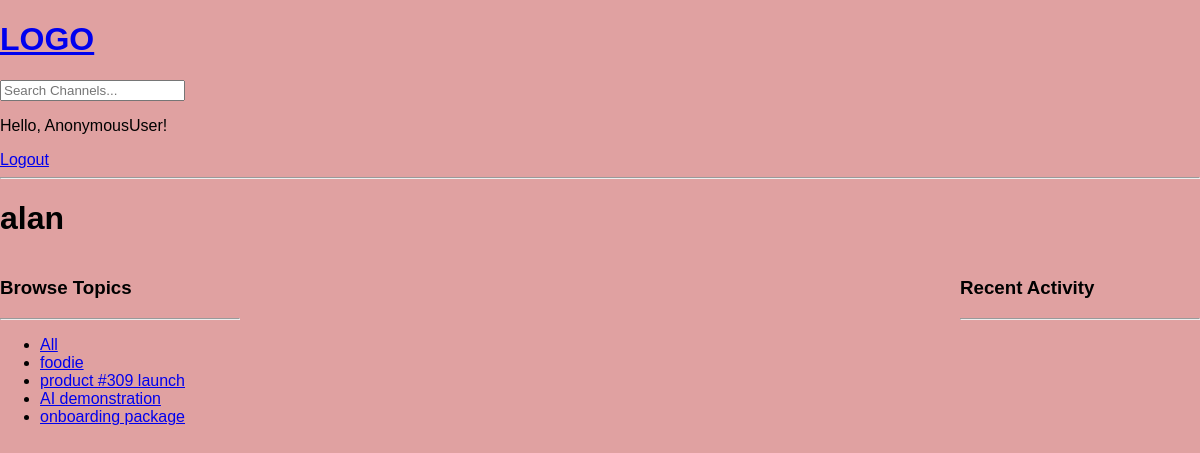
The page /profile/7/ on the database as committed earlier.
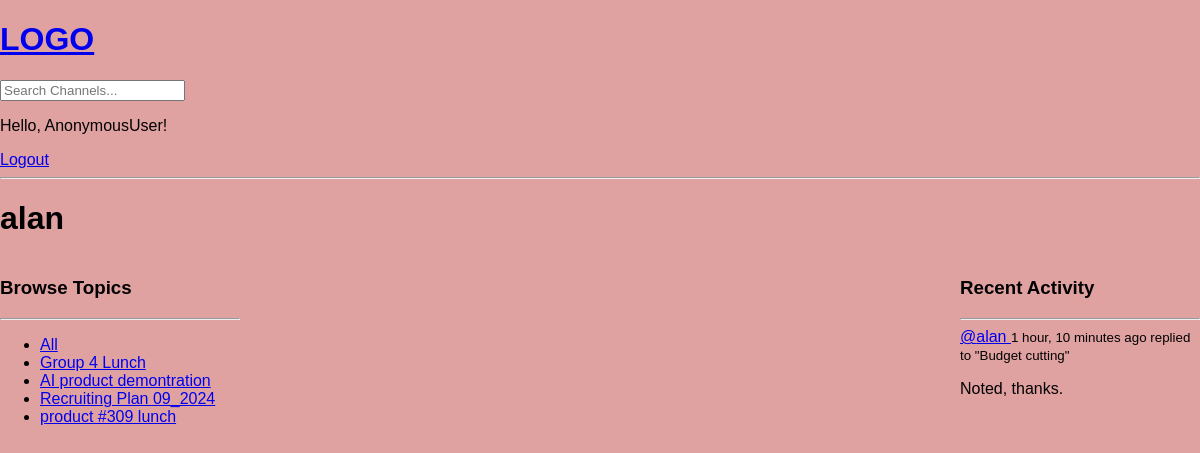
The same page on the database as committed later.
### core/models.py (models this page shows, shortened)
class Topic(models.Model):
    name = models.CharField(max_length=160)

class Message(models.Model):
    user = models.ForeignKey('auth.User', on_delete=models.CASCADE)
    channel = models.ForeignKey(Channel, on_delete=models.CASCADE)
    body = models.TextField()
    updated = models.DateTimeField(auto_now=True)
    created = models.DateTimeField(auto_now_add=True)
    class Meta:
        ordering = ['-updated', '-created']
    def __str__(self):
        return self.body[:50]

class Channel(models.Model):
    host = models.ForeignKey(User, on_delete=models.CASCADE, null=True)
    topic = models.ForeignKey(Topic, on_delete=models.SET_NULL, null=True)
    name = models.CharField(max_length=160)
    description = models.TextField(blank=True, null=True)
    participants = models.ManyToManyField(
        User, related_name='participants', blank=True)
    updated = models.DateTimeField(auto_now=True)
    created = models.DateTimeField(auto_now_add=True)
    class Meta:
        ordering = ['-updated', '-created']

### core/views.py (the view)
# urls.py: path('profile/<str:pk>/', views.userProfile, name='user-profile'),
def userProfile(request, pk):
    user = User.objects.get(id=pk)
    channels = user.channel_set.all()
    channel_messages = user.message_set.all()
    topics = Topic.objects.all()
    context = {'user': user, 'channels': channels,
               'channel_messages': channel_messages, 'topics': topics}
    return render(request, 'core/profile.html', context)

### core/templates/core/profile.html (shortened to what this page needs)
{% extends 'main.html' %}
{% block content %}
<h1>{{ user.username }}</h1>
<div class="profile-container">
    <div>
        {% include 'core/topic_component.html' %}
    </div>
    <div>
    </div>
    <div>
        {% include 'core/activity_component.html' %}
    </div>
</div>
{% endblock content %}

### core/templates/core/topic_component.html
<h3>Browse Topics</h3>
<hr>
<ul>
    <li>
        <a href="{% url 'home' %}">All</a>
    </li>
    {% for topic in topics %}
    <li>
        <a href="{% url 'home' %}?q={{topic.name}}">{{topic.name}}</a>
    </li>
    {% endfor %}

### core/templates/core/activity_component.html (shortened to what this page needs)
<h3> Recent Activity</h3>
<hr>
{% for message in channel_messages %}
<div>
    <a href="{% url 'user-profile' message.user.id %}">
        @{{ message.user.username }}
    </a>
    <small> {{ message.created | timesince }} ago </small>
    <small>replied to "{{ message.channel.name }}"</small>
    <p>{{ message }}</p>
</div>
{% endfor %}

Rows that differ between the two databases and show on the page:
removed Topic: name "foodie"
removed Topic: name "product #309 launch"
removed Topic: name "AI demonstration"
removed Topic: name "onboarding package"
added Topic: name "Group 4 Lunch"
added Topic: name "AI product demontration"
added Topic: name "Recruiting Plan 09_2024"
added Topic: name "product #309 lunch"
added Message: user.username "alan", created "1 hour, 10 minutes", channel.name "Budget cutting", body "Noted, thanks."
